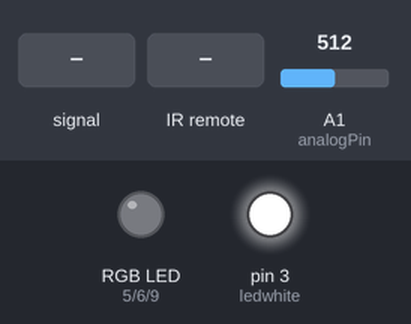
Recording of a sketch running on a simulated Arduino Nano, built with avr-gcc and run on an emulated ATmega328P. Parts: an RGB LED mixed from three pins (HIGH = lit), output pins drawn as LEDs (lit = HIGH). Inputs (shaded band) come from the test bench; at power-on: A1 (analogPin) = 512. Random numbers use the default seed unless the sketch sets one; pins used as bus, display or sensor lines are not drawn.

Above: at 1.2 s.
1.3 s: A1 (analogPin) fed a 200 Hz sine of ±460 counts around its level
At 1.6 s:
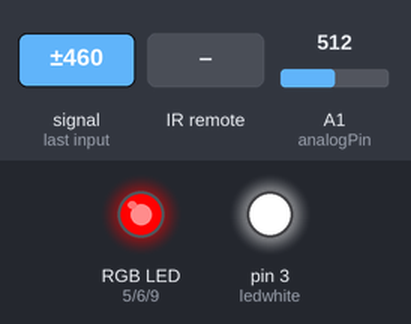
At 2.41 s:
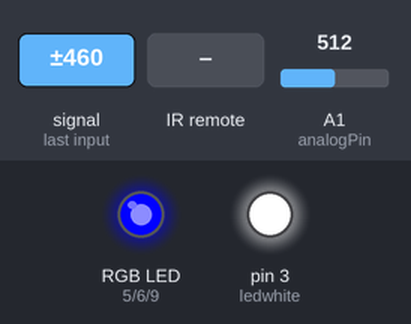
Timing chart, 0 to 4.0 s (numbered marks = the images above; inputs shaded):
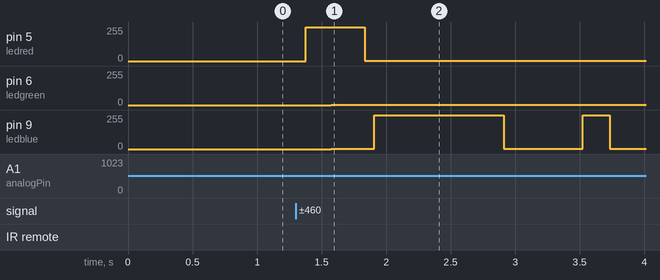

Measured:
- after the input at 1.3 s, pin 5 (ledred): 0/255 → 254/255 after 0.08 s, → 1/255 0.46 s later; pin 6 (ledgreen): 0/255 → 1/255 after 0.27 s; pin 9 (ledblue): goes 1/255 0.34 s, 254/255 1.0 s, 1/255 0.61 s, 254/255 0.21 s, then 1/255, starting after 0.27 s

The sketch:

BTSoundWRGBLEDNano.ino
```cpp
// (Arduino) Bluetooth Sound WRGB Led with ir-remote control V1.1
// 2020/02/25 by KiritoTech
// http://kiritotechh.simplesite.com
// Circuit: Nano
// Voltage +12V RAW input for controllers, +12v for Led strip.
// Getting any IR-remote code see Example IRrecvDemo.ino

/*Part list:
 *
Arduino Nano
XY-BT-Mini  ->  https://nl.aliexpress.com/item/33024751119.html?spm=a2g0o.productlist.0.0.3ae824eaZ95bPh&algo_pvid=e7d9f331-36b9-46ac-8c4d-c60769df32dc&algo_expid=e7d9f331-36b9-46ac-8c4d-c60769df32dc-10&btsid=0b0a187915827311256655917e2999&ws_ab_test=searchweb0_0,searchweb201602_,searchweb201603_
IR 3 pin receiver
U1 = MSGEQ7
R1 = 200k
R2 = 20k
R3 = 20k
R4 = 10K
R5 = 10k
R6 = 10k
R7 = 10k
C1 = 47uF 16v
C2 = 47uF 16v
C3 = 10nF
C4 = 100nF
C5 = 33pF
Q1 = IRFZ44NPBF
Q2 = IRFZ44NPBF
Q3 = IRFZ44NPBF
Q4 = IRFZ44NPBF
P1 = 2 pin screw terminal  ->  https://nl.aliexpress.com/item/32867118953.html?spm=a2g0o.productlist.0.0.67a963c8SJlClL&algo_pvid=c4a89c95-7510-4cd3-848b-b2bd37064f5e&algo_expid=c4a89c95-7510-4cd3-848b-b2bd37064f5e-20&btsid=0b0a187915827311934506756e2999&ws_ab_test=searchweb0_0,searchweb201602_,searchweb201603_
P2 = 2 pin screw terminal
P3 = 3 pin screw terminal
 */

#include <IRremote.h>

#define analogPin A1     //connects to A1 the Output of the MSGEQ7, Measures the voltage value for each frequency band (0V-5V)
#define strobePin 11     //connects to 11 the Strobe Pin of the MSGEQ7, controls the Multiplexer and thus switches between the frequency bands
#define resetPin 12      //connects to 12 the Reset Pin of the MSGEQ7, controls the Multiplexer and let's it restart with the lowest frequency band
#define ledred 5         //connects to  5 the Gate of the BUZ11 MOSFET of the RED LED (Bass) and creates a PWM signal with variable duty cycle which depends of the peak value of the low frequencies to control the brightness of the RED LED
#define ledgreen 6       //connects to  6 the Gate of the BUZ11 MOSFET of the GREEN LED (Middle) and creates a PWM signal with variable duty cycle which depends of the peak value of the middle frequencies to control the brightness of the GREEN LED
#define ledblue 9        //connects to  9 the Gate of the BUZ11 MOSFET of the BLUE LED (High) and creates a PWM signal with variable duty cycle which depends of the peak value of the high frequencies to control the brightness of the BLUE LED
#define ledwhite 3       //connects to  3 the Gate of the BUZ11 MOSFET of the WHITE LED (High) and creates a PWM signal with variable duty cycle which depends of the peak value of the high frequencies to control the brightness of the WHITE LED
int spectrumValue[7];    //Integer variable to store the 10bit values of the frequency bands
int filter=180;          //There will always be some noises which the analogpin will receive. With this filter value we can ignore the very low peaks of the output of the MSGEQ7. Fell free to adjust this value to your liking
#define RECV_PIN 10      //data out of IR receiver connects to pin 10


byte rn = 0;
byte rb = 0;
byte gn = 0;
byte gb = 0;
byte bn = 0;
byte bb = 0;
byte wn = 255;
byte wb = 0;
byte wo = 1;
byte p = 1;
byte prog = 1;

byte Prog1   = 1; // 1
byte Prog2   = 10; // 2
byte Prog3   = 20; // 3

IRrecv irrecv(RECV_PIN);

decode_results results;

void setup() {

  pinMode(analogPin, INPUT);  //defines analog pin A0 as an Input
  pinMode(strobePin, OUTPUT); //defines strobe pin 13 as Output
  pinMode(resetPin, OUTPUT);  //defines reset pin 12 as Output
  pinMode(ledred, OUTPUT);    //defines ledred pin 9 as Output
  pinMode(ledblue, OUTPUT);   //defines ledblue pin 5 as Output
  pinMode(ledgreen, OUTPUT);  //defines ledgreen pin 10 as Output
  pinMode(ledwhite, OUTPUT);  //defines ledgreen pin 6 as Output
  digitalWrite(resetPin, LOW);
  digitalWrite(strobePin, HIGH);
 irrecv.enableIRIn();         //Start the receiver
 analogWrite(ledwhite, wn);   //turn white led on when wallswitch turned on

}

#define fade(x,y) if (x>y) x--; else if (x<y) x++;

void loop() {
  //Serial.begin(9600);
  digitalWrite(resetPin, HIGH);
  digitalWrite(resetPin, LOW);              //change from high to low starts the output of the mutliplexer from the beginning
  for (int i=0;i<7;i++){                    //for loop goes through this cycle 7 times to get the values for each frequency band
    digitalWrite(strobePin, LOW);           //puts strobe pin low to output the frequency band
    delayMicroseconds(30);                  //wait until output value of MSGEQ7 can be measured (see timing diagram in the datasheet)
    spectrumValue[i]=analogRead(analogPin); //put analog DC value in the spectrumValue variable
    if (spectrumValue[i]<filter){
      spectrumValue[i]=0;}                  //if the received value is below the filter value it will get set to 0
    spectrumValue[i]=map(spectrumValue[i], 0,1023,0,255); //transform the 10bit analog input value to a suitable 8bit PWM value
  //  Serial.print(spectrumValue[i]);         //outputs the PWM value on the serial monitor
   // Serial.print(" ");
    digitalWrite(strobePin, HIGH);          //puts the strobe pin high to get ready for the next cycle


  }
{
switch (prog) {
      case 1:
        IR_Remote();
        Prog_1();
        //Serial.println("Prog1");
        break;
}
}
}
```

IR_Remote.ino
```cpp
//

void IR_Remote(){
  if (irrecv.decode(&results)) {

//Power button
     if (results.value==0xFF02FD){ //Code to turn the LED ON/OFF
    if(wn==0){ // if the LED was turned off, then we turn it on
      wn=255; //LED is now turned on
      wo = 1;
      analogWrite(ledwhite, wn);

    }
    else{
      wn=0;
      wo = 0;
      analogWrite(ledwhite, wn); //if the LED was turned on, then we turn it off
    }}

//Brightness lower button
 if (results.value==0xFFBA45 && wo==1){ //Code to decrease the brightness
    if(wn-255/5<0){
      analogWrite(ledwhite,wn);
    }
    else{
    wn=wn-255/5;
      analogWrite(ledwhite,wn);
  }}
//Brightness higher button
  if (results.value==0xFF3AC5 && wo==1){ //Code to increase the brightness
    if(wn+255/5>255){
      analogWrite(ledwhite,wn);
    }
    else{
    wn=wn+255/5;
      analogWrite(ledwhite,wn);
  }}

 if (results.value==0xFF30CF){
   prog = 1;
  int p = 1;
delay(10);

  }

   if (results.value==0xFFB04F){
   prog = 1;
  int p = 1;
  delay(10);

  }

   if (results.value==0xFF708F){
   prog = 1;
  int p = 1;
  delay(10);

  }

  delay(50);
//Serial.println(results.value, HEX);
           irrecv.resume();

   }
}
```

Prog1.ino
```cpp
 // RGB On-Beating Fading On-Off Changing color
void Prog_1(){
           // if beat above 220 then lid led up by program counter
  Prog1 = random(1, 6);

  switch(Prog1){
    case 1: if (spectrumValue[0] > 230) {
    for (byte rn = rb; rn < 255; rn++){
    analogWrite(ledred, rn);
    rb = rn;
    delayMicroseconds(250);
  }}
    else
    for (byte rn = rb; rn > 0; rn--){
    analogWrite(ledred, rn);
    rb = rn;
    delayMicroseconds(750);
  }
  break;

    case 2: if (spectrumValue[0] > 230) {
    for (byte rn = rb; rn < 255; rn++){
    analogWrite(ledgreen, rn);
    rb = rn;
    delayMicroseconds(250);
  }}
    else
    for (byte rn = rb; rn > 0; rn--){
    analogWrite(ledgreen, rn);
    rb = rn;
    delayMicroseconds(750);
  }
  break;

    case 3: if (spectrumValue[0] > 230) {
    for (byte rn = rb; rn < 255; rn++){
    analogWrite(ledblue, rn);
    rb = rn;
    delayMicroseconds(250);
  }}
    else
    for (byte rn = rb; rn > 0; rn--){
    analogWrite(ledblue, rn);
    rb = rn;
    delayMicroseconds(750);
  }
  break;

 case 4: if (spectrumValue[0] > 230) {
    for (byte rn = rb; rn < 255; rn++){
    analogWrite(ledred, rn);
    analogWrite(ledgreen, rn);
    rb = rn;
    delayMicroseconds(250);
  }}
    else
    for (byte rn = rb; rn > 0; rn--){
    analogWrite(ledred, rn);
    analogWrite(ledgreen, rn);
    rb = rn;
    delayMicroseconds(750);
  }
  break;

   case 5: if (spectrumValue[0] > 230) {
    for (byte rn = rb; rn < 255; rn++){
    analogWrite(ledgreen, rn);
    analogWrite(ledblue, rn);
    rb = rn;
    delayMicroseconds(250);
  }}
    else
    for (byte rn = rb; rn > 0; rn--){
    analogWrite(ledgreen, rn);
    analogWrite(ledblue, rn);
    rb = rn;
    delayMicroseconds(750);
  }
  break;

   case 6: if (spectrumValue[0] > 230) {
    for (byte rn = rb; rn < 255; rn++){
    analogWrite(ledred, rn);
    analogWrite(ledblue, rn);
    rb = rn;
    delayMicroseconds(250);
  }}
    else
    for (byte rn = rb; rn > 0; rn--){
    analogWrite(ledred, rn);
    analogWrite(ledblue, rn);
    rb = rn;
    delayMicroseconds(750);
  }
  break;

  }

}
```
